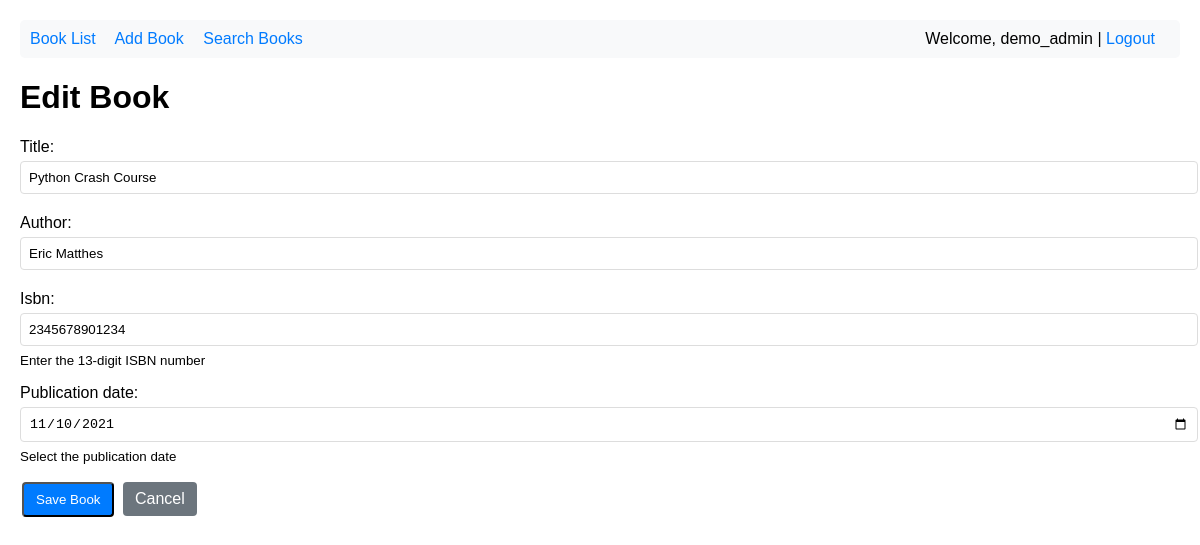
/bookshelf/book/2/edit/ (signed in), run on the app's committed database.
### accounts/models.py (models this page shows, shortened)
class CustomUser(AbstractUser):
    date_of_birth = models.DateField(
        null=True,
        blank=True,
        help_text="User's date of birth"
    )
    profile_photo = models.ImageField(
        upload_to='profile_photos/',
        null=True,
        blank=True,
        help_text="User's profile photo"
    )
    objects = CustomUserManager()
    class Meta:
        verbose_name = 'User'
        verbose_name_plural = 'Users'
        ordering = ['-date_joined']

### bookshelf/models.py (models this page shows, shortened)
class Book(models.Model):
    title = models.CharField(max_length=200)
    author = models.CharField(max_length=100)
    isbn = models.CharField(max_length=13, unique=True)
    publication_date = models.DateField()
    owner = models.ForeignKey(
        settings.AUTH_USER_MODEL,
        on_delete=models.CASCADE,
        related_name='books'
    )
    created_at = models.DateTimeField(auto_now_add=True)
    updated_at = models.DateTimeField(auto_now=True)
    class Meta:
        ordering = ['-created_at']
        verbose_name = 'Book'
        verbose_name_plural = 'Books'
        permissions = [
            ('can_view', 'Can view book'),
            ('can_create', 'Can create book'),
            ('can_edit', 'Can edit book'),
            ('can_delete', 'Can delete book'),
        ]

### bookshelf/views.py (the view)
# urls.py: path('book/<int:pk>/edit/', views.book_edit, name='book_edit'),
@login_required
@permission_required('bookshelf.can_edit', raise_exception=True)
def book_edit(request, pk):
    book = get_object_or_404(Book, pk=pk)
    if book.owner != request.user and not request.user.has_perm('bookshelf.can_edit'):
        return HttpResponseForbidden("You don't have permission to edit this book.")
    if request.method == 'POST':
        form = BookForm(request.POST, instance=book)
        if form.is_valid():
            form.save()
            messages.success(request, 'Book updated successfully!')
            return redirect('book_detail', pk=book.pk)
    else:
        form = BookForm(instance=book)
    return render(request, 'bookshelf/book_form.html', {
        'form': form,
        'title': 'Edit Book',
        'book': book
    })

### bookshelf/forms.py (shortened to what this page needs)
class BookForm(forms.ModelForm):
    class Meta:
        model = Book
        fields = ['title', 'author', 'isbn', 'publication_date']
        widgets = {
            'title': forms.TextInput(attrs={
                'class': 'form-control',
                'placeholder': 'Enter book title'
            }),
            'author': forms.TextInput(attrs={
                'class': 'form-control',
                'placeholder': 'Enter author name'
            }),
            'isbn': forms.TextInput(attrs={
                'class': 'form-control',
                'placeholder': 'Enter ISBN (13 digits)'
            }),
            'publication_date': forms.DateInput(attrs={
                'class': 'form-control',
                'type': 'date'
            }),
        }
    def __init__(self, *args, **kwargs):
        super().__init__(*args, **kwargs)
        self.fields['isbn'].help_text = 'Enter the 13-digit ISBN number'
        self.fields['publication_date'].help_text = 'Select the publication date'

### bookshelf/templates/bookshelf/book_form.html (shortened to what this page needs)
{% extends 'bookshelf/base.html' %}
{% block content %}
<h1>{{ title|default:"Book Form" }}</h1>
<form method="post">
    <div style="margin-bottom: 15px;">
        {{ form.title.label_tag }}
        {{ form.title }}
    </div>
    <div style="margin-bottom: 15px;">
        {{ form.author.label_tag }}
        {{ form.author }}
    </div>
    <div style="margin-bottom: 15px;">
        {{ form.isbn.label_tag }}
        {{ form.isbn }}
        {% if form.isbn.help_text %}
            <small>{{ form.isbn.help_text }}</small>
        {% endif %}
    </div>
    <div style="margin-bottom: 15px;">
        {{ form.publication_date.label_tag }}
        {{ form.publication_date }}
        {% if form.publication_date.help_text %}
            <small>{{ form.publication_date.help_text }}</small>
        {% endif %}
    </div>
    <button type="submit" class="btn btn-primary">Save Book</button>
    <a href="{% url 'book_list' %}" class="btn btn-secondary">Cancel</a>
</form>
{% endblock %}

### bookshelf/templates/bookshelf/base.html (shortened to what this page needs)
<!DOCTYPE html>
<html lang="en">
<head>
</head>
<body>
    <div class="navbar">
        <a href="{% url 'book_list' %}">Book List</a>
        {% if perms.bookshelf.can_create %}
            <a href="{% url 'book_create' %}">Add Book</a>
        {% endif %}
        <a href="{% url 'book_search' %}">Search Books</a>
        {% if user.is_authenticated %}
            <span style="float: right;">Welcome, {{ user.username }} | <a href="/admin/logout/">Logout</a></span>
        {% else %}
            <span style="float: right;"><a href="/admin/login/">Login</a></span>
        {% endif %}
    </div>
    <main>
        {% block content %}
        {% endblock %}
    </main>
</body>
</html>

### bookshelf/templates/bookshelf/base.html (style rules this page uses)
body { font-family: Arial, sans-serif; margin: 20px; }
.navbar { background-color: #f8f9fa; padding: 10px; margin-bottom: 20px; border-radius: 5px; }
.navbar a { margin-right: 15px; text-decoration: none; color: #007bff; }
.btn { padding: 8px 12px; text-decoration: none; border-radius: 4px; display: inline-block; margin: 2px; }
.btn-primary { background-color: #007bff; color: white; }
.btn-secondary { background-color: #6c757d; color: white; }
.form-control { width: 100%; padding: 8px; margin: 5px 0; border: 1px solid #ddd; border-radius: 4px; }

### data on the page
CustomUser: username "demo_admin"
Book: title "Python Crash Course", author "Eric Matthes", isbn "2345678901234", publication_date "11/10/2021"

### other printed values
{{ title|default:"Book Form" }} "Edit Book"
